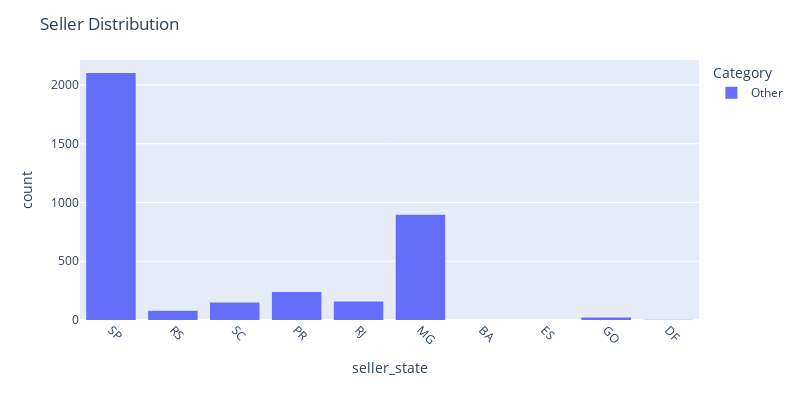

Notebook code for this chart:
### Code cell
# Membuat plot histogram untuk melihat distribusi variabel numerik
fig = px.histogram(df, x='seller_state', nbins=25, color='Category')
fig.update_layout(title='Seller Distribution', width=800, height=400)
fig.update_xaxes(tickangle=45)
fig.show()

### Figure 1 — Plotly figure (JSON) as saved in the notebook; plotly's stock layout.template omitted (floating-point values rounded to 4 significant figures; data arrays with more than 128 entries replaced by an {"elided": "..."} marker saying what was removed)
{"data": [{"alignmentgroup": "True", "bingroup": "x", "hovertemplate": "Category=Other<br>seller_state=%{x}<br>count=%{y}<extra></extra>", "legendgroup": "Other", "marker": {"color": "#636efa", "pattern": {"shape": ""}}, "name": "Other", "nbinsx": 25, "offsetgroup": "Other", "orientation": "v", "showlegend": true, "type": "histogram", "x": {"elided": "3649 str values"}, "xaxis": "x", "yaxis": "y"}], "layout": {"barmode": "relative", "height": 400, "legend": {"title": {"text": "Category"}, "tracegroupgap": 0}, "margin": {"t": 60}, "title": {"text": "Seller Distribution"}, "width": 800, "xaxis": {"anchor": "y", "domain": [0, 1], "tickangle": 45, "title": {"text": "seller_state"}}, "yaxis": {"anchor": "x", "domain": [0, 1], "title": {"text": "count"}}}}
